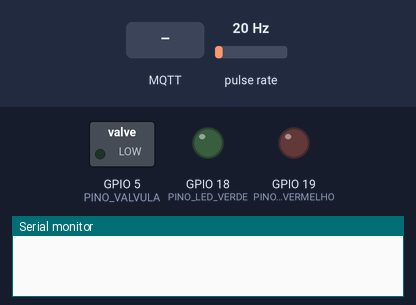
Recording of a sketch running on a simulated ESP32. Parts: switched loads named in the sketch (green lamp = pin HIGH), output pins drawn as LEDs (lit = HIGH), the last lines printed to the serial monitor. Wiring (inferred from the names in the program): pulse sensor: data GPIO 27. Inputs (shaded band) come from the test bench; at power-on: pulse rate 20 Hz. WiFi joins after 1.5 s; servers stay silent unless stated; EEPROM starts erased; no MQTT or app messages arrive unless stated.

Above: at 0.0 s.
At 4.7 s:
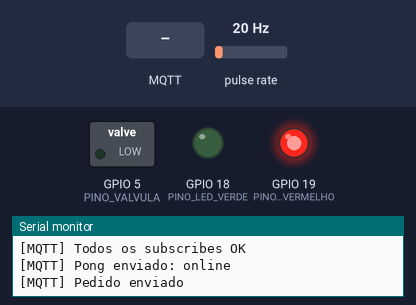
4.8 s: MQTT message "approved" arrives on the second subscribed topic
At 6.0 s:
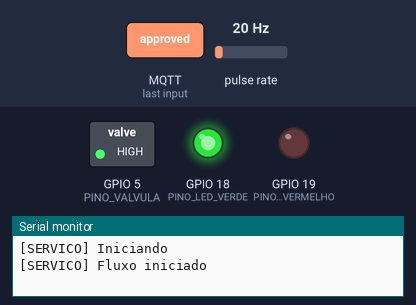
6.3 s: pulse rate (sensor on GPIO 27) set to 33 Hz
9.3 s: pulse rate (sensor on GPIO 27) set to 39 Hz
Timing chart, 0 to 12.3 s (numbered marks = the images above; inputs shaded):
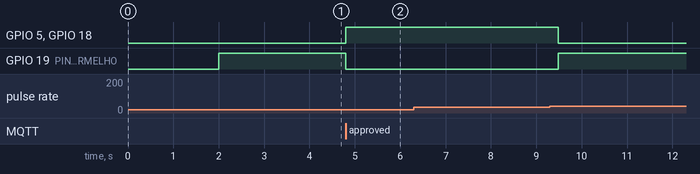

The sketch:

chopp_wesley.ino
```cpp
#include <WiFi.h>
#include <WiFiManager.h>
#include <PubSubClient.h>
#include <Preferences.h>

// ================= MQTT =================
const char* mqttServer   = "mqtt.kwanan.com";
const int   mqttPort     = 1883;
const char* mqttUser     = "oda_payment";
const char* mqttPassword = "odapay@202";

// ⚠️ ALTERE AQUI para cada dispositivo: ESP_WESLEY_001, ESP_WESLEY_002, etc.
const char* clientID = "ESP_WESLEY_001";

String mqttTopicRequest;
String mqttTopicResponse;
String mqttTopicStatus;
String mqttTopicCalibracao;
String mqttTopicAmount;
String mqttTopicModo;
String mqttTopicResetWiFi;
String mqttTopicTotalML;
String mqttTopicResetBarril;
String mqttTopicPong;

// ================= HARDWARE =================
#define PINO_VALVULA        5
#define PINO_FLUXO          27
#define PINO_LED_VERDE      18
#define PINO_LED_VERMELHO   19

// ================= FLUXO =================
#define PULSOS_MINIMO_FLUXO 20

// ================= CHOPP =================
volatile unsigned long pulsos = 0;
volatile bool pulsoDetectado = false;

Preferences prefConfig;
Preferences prefChopp;
float mlPorPulso = 2.22;
float volumeAlvo = 300.0;
float total_ml = 0;
float ml_copo = 0;
bool servindo = false;
bool pedidoAtivo = false;
bool pedidoConfirmado = false; // true após receber "created"; suspende o timeout local
bool fluxoIniciado = false;
unsigned long tempoInicioServico = 0;
unsigned long ultimoPulso = 0;
unsigned long ultimoEncerramento = 0;
const unsigned long TIMEOUT_INICIO_SERVICO = 60000;
const unsigned long TIMEOUT_OCIOSIDADE     = 30000;
const unsigned long DELAY_NOVO_PEDIDO      = 2000;
bool precisaNovoPedido = false;

// FIX #3: flag para publicar total_ml fora do callback/encerrarServico
bool precisaPublicarTotalML = false;
float totalMLParaPublicar = 0;

// ================= FIX BUG #1: timeout do pedido ativo =================
unsigned long tempoPedido = 0;
const unsigned long TIMEOUT_PEDIDO = 30000; // 30s sem resposta → cancela pedido

// ================= VARIÁVEIS =================
float amount = 0.10;
bool modoTeste = false;
bool modoVenda = true;

WiFiClient espClient;
PubSubClient mqttClient(espClient);

// ================= PROTÓTIPOS =================
void inicTopics();
void conectarMQTT();
void enviarPedido();
void iniciarServico();
void encerrarServico(const char* motivo);
void executarModoTeste();
void finalizouChopp();
void publicarTotalMLPendente();

void callback(char* topic, byte* payload, unsigned int length);
void IRAM_ATTR contaPulso();

// ================= SETUP =================
void setup() {
  Serial.begin(115200);
  delay(2000);

  WiFi.setAutoReconnect(true);
  WiFi.persistent(true);
  WiFi.mode(WIFI_STA);
  WiFi.setSleep(false);

  Serial.print("[INIT] clientID: ");
  Serial.println(clientID);

  // Inicializa tópicos após clientID estar definido
  inicTopics();

  prefConfig.begin("config", true);
  amount     = prefConfig.getFloat("amount",  0.10);
  mlPorPulso = prefConfig.getFloat("mlPulso", 2.22);
  prefConfig.end();

  prefChopp.begin("chopp", true);
  total_ml = prefChopp.getFloat("total_ml", 0);
  prefChopp.end();

  pinMode(PINO_VALVULA,       OUTPUT);
  pinMode(PINO_LED_VERDE,     OUTPUT);
  pinMode(PINO_LED_VERMELHO,  OUTPUT);

  digitalWrite(PINO_VALVULA,      LOW);
  digitalWrite(PINO_LED_VERDE,    LOW);
  digitalWrite(PINO_LED_VERMELHO, HIGH);

  pinMode(PINO_FLUXO, INPUT_PULLUP);
  attachInterrupt(digitalPinToInterrupt(PINO_FLUXO), contaPulso, FALLING);

  WiFiManager wm;
  wm.setConnectTimeout(15);
  wm.setConfigPortalTimeout(180);

  if (!wm.autoConnect("ESP32-CONFIG", "12345678")) {
    ESP.restart();
  }

  mqttClient.setServer(mqttServer, mqttPort);
  mqttClient.setCallback(callback);
  mqttClient.setKeepAlive(60);
  mqttClient.setSocketTimeout(60);

  conectarMQTT();

  if (mqttClient.connected()) {
    enviarPedido();
  }
}

// ================= TOPICS =================
void inicTopics() {
  mqttTopicRequest    = String("oda/payment/request/")   + clientID;
  mqttTopicResponse   = String("oda/payment/response/")  + clientID;
  mqttTopicStatus     = String("oda/payment/status/")    + clientID;
  mqttTopicCalibracao = String("oda/payment/config/")    + clientID + "/mlPorPulso";
  mqttTopicAmount     = String("oda/payment/config/")    + clientID + "/amount";
  mqttTopicModo       = String("oda/payment/config/")    + clientID + "/modo";
  mqttTopicResetWiFi  = String("oda/payment/config/")    + clientID + "/resetWiFi";
  mqttTopicTotalML    = String("oda/payment/total_ml/")  + clientID;
  mqttTopicResetBarril= String("oda/payment/config/")    + clientID + "/reset_barril";
  mqttTopicPong       = String("oda/payment/pong/")      + clientID;
}

// ================= LOOP =================
void loop() {

  // FIX #2: mqttClient.loop() sempre primeiro, antes de qualquer return
  if (mqttClient.connected()) {
    mqttClient.loop();
  }

  // Reconexão WiFi
  if (WiFi.status() != WL_CONNECTED) {
    WiFi.reconnect();
    delay(10);
    return;
  }

  // FIX #1: reconexão MQTT com cooldown, não bloqueia o loop
  if (!mqttClient.connected()) {
    static unsigned long lastReconnect = 0;
    if (millis() - lastReconnect > 2000) {
      lastReconnect = millis();
      Serial.println("[MQTT] Reconectando...");
      conectarMQTT();
    }
    return; // aguarda próximo ciclo; loop() não trava
  }

  // FIX #3: publica total_ml pendente fora de qualquer callback
  publicarTotalMLPendente();

  // ================= FIX BUG #1: timeout do pedido sem resposta =================
  // Timeout só se aplica antes de receber "created"; após isso o MP gerencia a expiração.
  if (pedidoAtivo && !servindo && !pedidoConfirmado && millis() - tempoPedido > TIMEOUT_PEDIDO) {
    Serial.println("[PEDIDO] Timeout — sem resposta do servidor. Reenviando.");
    pedidoAtivo = false;
    precisaNovoPedido = true;
  }

  // Novo pedido pendente
  if (precisaNovoPedido && millis() - ultimoEncerramento > DELAY_NOVO_PEDIDO) {
    if (!pedidoAtivo) {
      precisaNovoPedido = false;
      enviarPedido();
    }
  }

  // ================= MODO TESTE =================
  if (modoTeste) {
    executarModoTeste();
    return;
  }

  // ================= MODO VENDA =================
  if (pulsoDetectado) {
    pulsoDetectado = false;
    if (fluxoIniciado) ultimoPulso = millis();
  }

  if (servindo && !fluxoIniciado) {
    if (pulsos >= PULSOS_MINIMO_FLUXO) {
      fluxoIniciado = true;
      ultimoPulso = millis();
      Serial.println("[SERVICO] Fluxo iniciado");
    }
  }

  if (servindo) {
    unsigned long agora = millis();

    if (!fluxoIniciado) {
      if (agora - tempoInicioServico >= TIMEOUT_INICIO_SERVICO) {
        Serial.println("[SERVICO] Timeout início (sem fluxo)");
        encerrarServico("timeout_inicio");
      }
    } else {
      // ================= FIX BUG #2: else if evita dupla chamada =================
      // Anteriormente ambas as condições podiam chamar encerrarServico() no mesmo
      // ciclo quando ociosidade e volume atingido coincidiam.
      if (agora - ultimoPulso >= TIMEOUT_OCIOSIDADE) {
        Serial.println("[SERVICO] Timeout ociosidade");
        encerrarServico("timeout_ociosidade");
      } else if ((pulsos * mlPorPulso) >= volumeAlvo) {
        Serial.println("[SERVICO] Volume atingido");
        encerrarServico("volume_atingido");
      }
    }
  }
}

// ================= MQTT =================
void conectarMQTT() {
  if (mqttClient.connected()) return;

  Serial.print("[MQTT] Conectando... ");

  if (mqttClient.connect(clientID, mqttUser, mqttPassword)) {
    Serial.println("OK");

    // FIX #4: verifica retorno de cada subscribe individualmente
    bool ok = true;
    ok &= mqttClient.subscribe(mqttTopicResponse.c_str());
    ok &= mqttClient.subscribe(mqttTopicStatus.c_str());
    ok &= mqttClient.subscribe(mqttTopicCalibracao.c_str());
    ok &= mqttClient.subscribe(mqttTopicAmount.c_str());
    ok &= mqttClient.subscribe(mqttTopicModo.c_str());
    ok &= mqttClient.subscribe(mqttTopicResetWiFi.c_str());
    ok &= mqttClient.subscribe(mqttTopicResetBarril.c_str());

    if (!ok) {
      Serial.println("[MQTT] AVISO: um ou mais subscribes falharam — reconectando");
      mqttClient.disconnect();
    } else {
      Serial.println("[MQTT] Todos os subscribes OK");

      // Anuncia presença do dispositivo no tópico pong
      mqttClient.publish(mqttTopicPong.c_str(), "online", true);
      Serial.println("[MQTT] Pong enviado: online");
    }

  } else {
    Serial.print("[MQTT] Erro: ");
    Serial.println(mqttClient.state());
  }
}

void enviarPedido() {
  if (pedidoAtivo) {
    Serial.println("[MQTT] Pedido já ativo");
    return;
  }

  String payload = "{\"amount\":" + String(amount, 2) + "}";

  if (mqttClient.publish(mqttTopicRequest.c_str(), payload.c_str())) {
    pedidoAtivo = true;
    tempoPedido = millis(); // FIX BUG #1: marca o momento do envio para timeout
    Serial.println("[MQTT] Pedido enviado");
  } else {
    Serial.println("[MQTT] ERRO ao enviar pedido");
  }
}

// FIX #3: publicação de total_ml feita sempre fora de callbacks
void publicarTotalMLPendente() {
  if (!precisaPublicarTotalML) return;
  if (!mqttClient.connected()) return;

  char payload[50];
  snprintf(payload, sizeof(payload), "%.2f", totalMLParaPublicar);

  bool ok = mqttClient.publish(mqttTopicTotalML.c_str(), payload, true);

  Serial.print("[MQTT] total_ml publicado: ");
  Serial.println(ok ? "OK" : "FALHOU");

  if (ok) {
    precisaPublicarTotalML = false;
  }
  // se falhar, tenta novamente no próximo ciclo
}

// ================= CALLBACK =================
void callback(char* topic, byte* payload, unsigned int length) {
  String msg;
  for (unsigned int i = 0; i < length; i++) {
    msg += (char)payload[i];
  }

  Serial.print("[MQTT] ");
  Serial.print(topic);
  Serial.print(" -> ");
  Serial.println(msg);

  // --- Response ---
  if (String(topic) == mqttTopicResponse) {
    if (msg == "created") {
      pedidoAtivo = true;
      pedidoConfirmado = true; // suspende timeout; MP notificará expiração via status
      precisaNovoPedido = false;
    } else if (msg == "error") {
      pedidoAtivo = false;
      pedidoConfirmado = false;
      precisaNovoPedido = true;
    }
  }

  // --- Amount ---
  if (String(topic) == mqttTopicAmount) {
    float novoAmount = msg.toFloat();
    if (novoAmount > 0) {
      amount = novoAmount;

      prefConfig.begin("config", false);
      prefConfig.putFloat("amount", amount);
      prefConfig.end();

      prefConfig.begin("config", true);
      float confirmado = prefConfig.getFloat("amount", -1);
      prefConfig.end();

      Serial.print("[CONFIG] amount salvo na flash: ");
      Serial.println(confirmado, 6);

      pedidoAtivo = false;
      ultimoEncerramento = millis();
      precisaNovoPedido = true;
    }
  }

  // --- Status ---
  // ================= FIX BUG #3 (original Bug #2): status desconhecidos logados =================
  // "approved" e "processed" abrem o serviço (comportamento documentado).
  // Status desconhecidos geram um aviso em serial em vez de serem silenciados.
  if (String(topic) == mqttTopicStatus) {
    if (msg == "approved" || msg == "processed") {
      pedidoAtivo = false;
      pedidoConfirmado = false;
      iniciarServico();
    } else if (msg == "cancelled" || msg == "rejected" || msg == "expired") {
      pedidoAtivo = false;
      pedidoConfirmado = false;
      ultimoEncerramento = millis();
      precisaNovoPedido = true;
    } else {
      // Status desconhecido: loga mas não altera o estado
      Serial.print("[STATUS] AVISO: status desconhecido recebido: ");
      Serial.println(msg);
    }
  }

  // --- Calibração ---
  if (String(topic) == mqttTopicCalibracao) {
    float novoValor = msg.toFloat();
    if (novoValor > 0.1 && novoValor < 20.0) {
      mlPorPulso = novoValor;
      prefConfig.begin("config", false);
      prefConfig.putFloat("mlPulso", mlPorPulso);
      prefConfig.end();

      Serial.print("[CALIBRACAO] Novo mlPorPulso: ");
      Serial.println(mlPorPulso, 4);
    }
  }

  // --- Modo ---
  if (String(topic) == mqttTopicModo) {
    Serial.print("[MODO] Recebido: ");
    Serial.println(msg);

    if (msg == "TESTE") {
      modoTeste = true;
      modoVenda = false;
      Serial.println("[MODO] TESTE ativado");
    } else if (msg == "VENDA") {
      modoTeste = false;
      modoVenda = true;
      servindo = false;

      digitalWrite(PINO_VALVULA,      LOW);
      digitalWrite(PINO_LED_VERDE,    LOW);
      digitalWrite(PINO_LED_VERMELHO, HIGH);

      Serial.println("[MODO] VENDA ativado");
    }
  }

  // --- Reset WiFi ---
  if (strcmp(topic, mqttTopicResetWiFi.c_str()) == 0) {
    if (msg == "reset") {
      Serial.println("[WIFI] Limpando credenciais e reiniciando...");
      WiFi.disconnect(true, true);
      delay(500);

      WiFiManager wm;
      wm.resetSettings();

      delay(1000);
      ESP.restart();
    }
  }

  // --- Reset Barril ---
  if (String(topic) == mqttTopicResetBarril) {
    if (msg == "reset_barril") {
      Serial.println("[BARRIL] Zerando contador...");

      total_ml = 0;

      prefChopp.begin("chopp", false);
      prefChopp.putFloat("total_ml", total_ml);
      prefChopp.end();

      // FIX #3: agenda publicação fora do callback
      totalMLParaPublicar   = total_ml;
      precisaPublicarTotalML = true;

      Serial.println("[BARRIL] Reset agendado para publicação");
    }
  }
}

// ================= SERVIÇO =================
void iniciarServico() {
  Serial.println("[SERVICO] Iniciando");

  pulsos = 0;
  servindo = true;
  fluxoIniciado = false;
  tempoInicioServico = millis();
  ultimoPulso = millis();

  digitalWrite(PINO_VALVULA,      HIGH);
  digitalWrite(PINO_LED_VERDE,    HIGH);
  digitalWrite(PINO_LED_VERMELHO, LOW);
}

// ================= FIX BUG #2: recebe motivo para log e proteção =================
// O parâmetro "motivo" permite rastrear a causa do encerramento no serial.
// A flag servindo é zerada logo no início para evitar que um segundo ciclo do
// loop() entre novamente nesta função enquanto ela ainda executa.
void encerrarServico(const char* motivo) {

  // Proteção contra chamada dupla no mesmo ciclo (o else if no loop() já previne
  // a maioria dos casos, mas esta guarda garante idempotência)
  if (!servindo && !pedidoAtivo) {
    Serial.println("[SERVICO] encerrarServico() chamado em estado inativo — ignorado");
    return;
  }

  Serial.print("[SERVICO] Encerrando. Motivo: ");
  Serial.println(motivo);

  servindo = false;    // zeramos ANTES de qualquer outra operação
  pedidoAtivo = false;
  pedidoConfirmado = false;

  digitalWrite(PINO_VALVULA,      LOW);
  digitalWrite(PINO_LED_VERDE,    LOW);
  digitalWrite(PINO_LED_VERMELHO, HIGH);

  if (pulsos < PULSOS_MINIMO_FLUXO) {
    Serial.println("[SERVICO] Pago mas não servido (pulsos insuficientes)");
    ultimoEncerramento = millis();
    precisaNovoPedido = true;
    return;
  }

  ml_copo = pulsos * mlPorPulso;

  Serial.print("[SERVICO] Total servido: ");
  Serial.print(ml_copo);
  Serial.println(" ml");

  finalizouChopp();

  ultimoEncerramento = millis();
  precisaNovoPedido = true;
}

// ================= MODO TESTE =================
void executarModoTeste() {
  digitalWrite(PINO_VALVULA,      HIGH);
  digitalWrite(PINO_LED_VERDE,    HIGH);
  digitalWrite(PINO_LED_VERMELHO, LOW);
}

// FIX #3: finalizouChopp() apenas atualiza estado e agenda publicação
// NÃO chama mqttClient.loop() nem publish() diretamente
void finalizouChopp() {
  Serial.println(">>> FINALIZOU CHOPP <<<");

  total_ml += ml_copo;

  prefChopp.begin("chopp", false);
  prefChopp.putFloat("total_ml", total_ml);
  prefChopp.end();

  // Agenda publicação para o próximo ciclo do loop()
  totalMLParaPublicar    = total_ml;
  precisaPublicarTotalML = true;

  Serial.print("[CHOPP] total_ml acumulado: ");
  Serial.println(total_ml, 2);
}

// ================= INTERRUPÇÃO =================
void IRAM_ATTR contaPulso() {
  pulsos++;
  pulsoDetectado = true;
}
```

Measured:
- after the input at 4.8 s, GPIO 5 (PINO_VALVULA), GPIO 18 (PINO_LED_VERDE): LOW → HIGH at once; GPIO 19 (PINO_LED_VERMELHO): HIGH → LOW at once
- after the input at 6.3 s, every drawn part: stays the same
